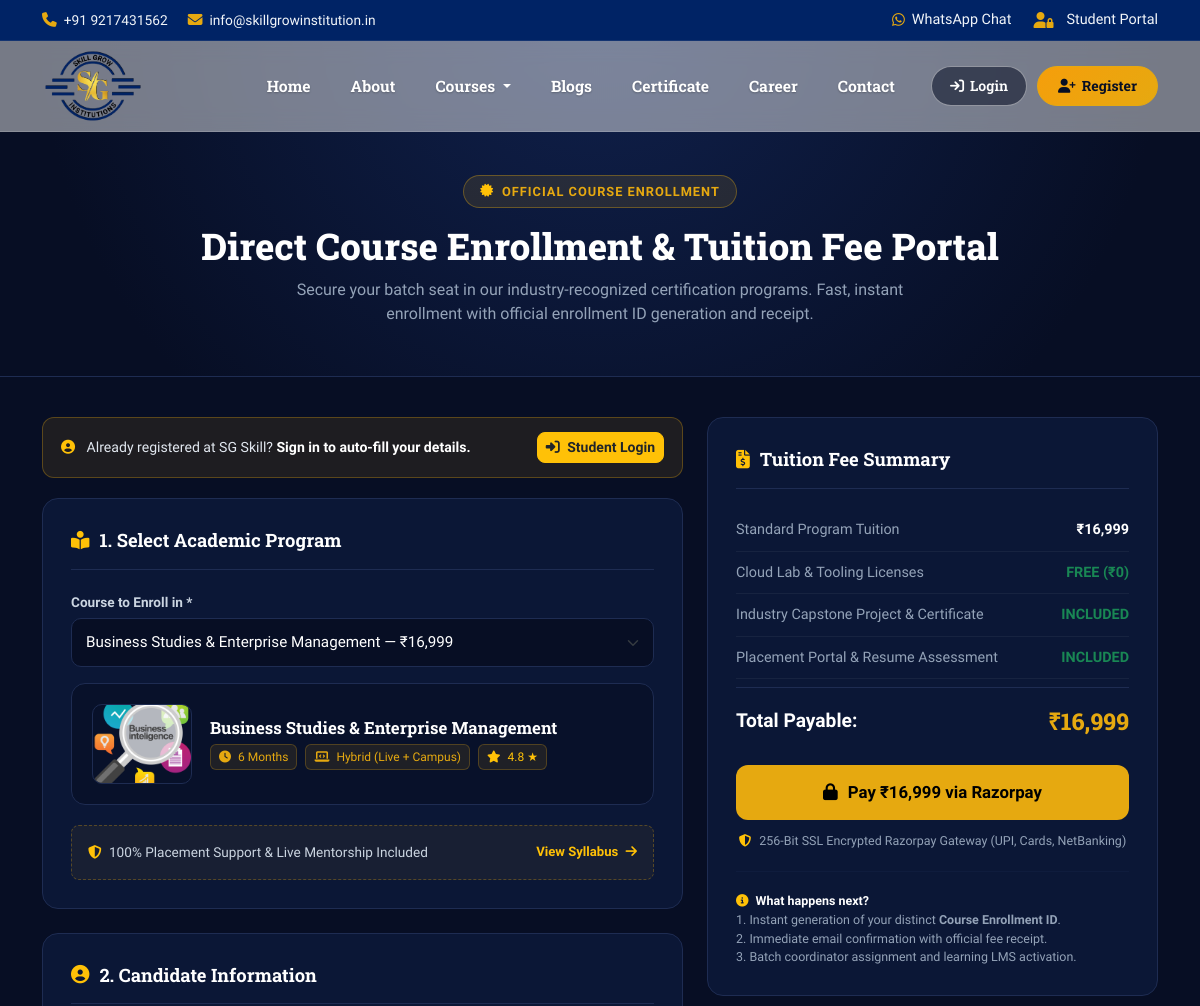
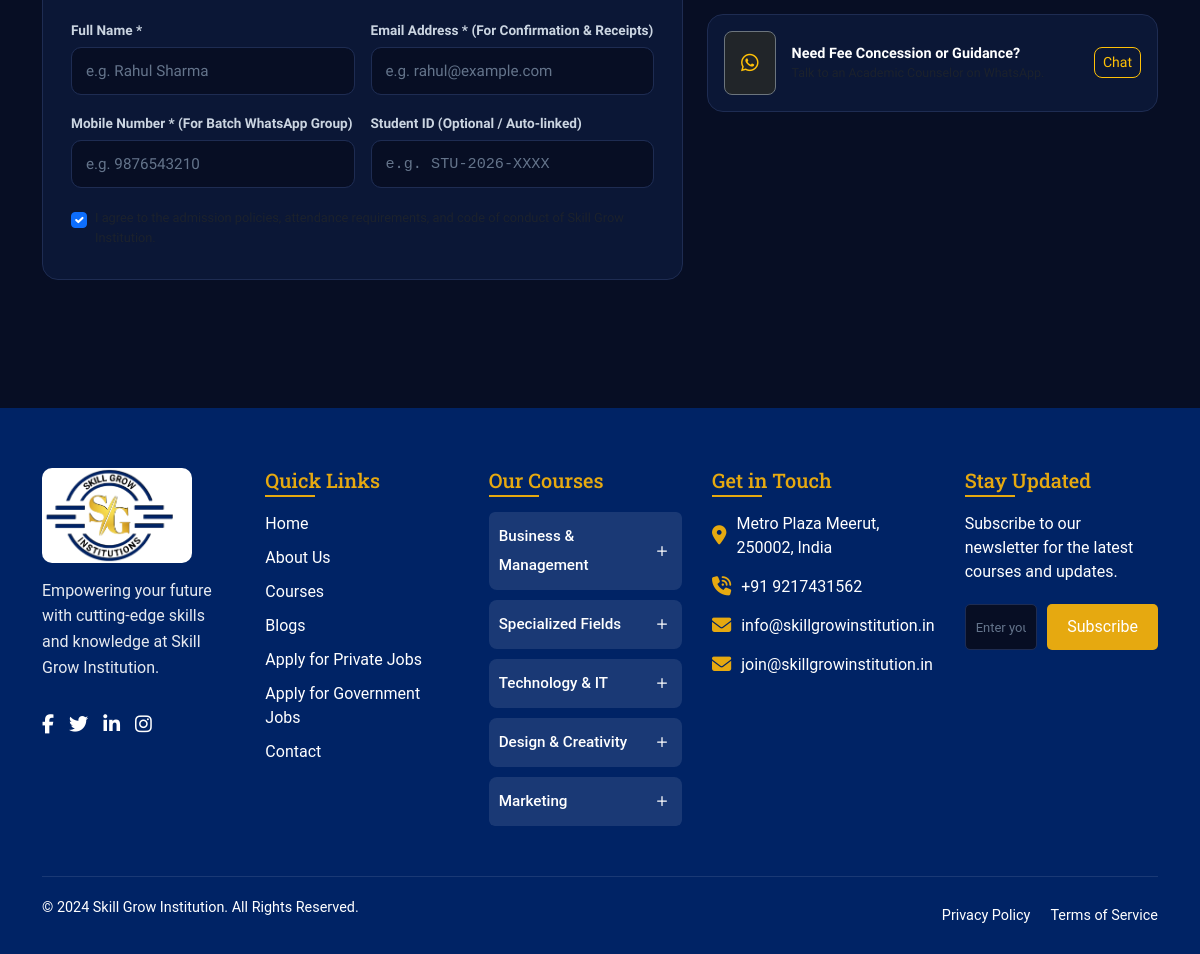
The page /enrollnow.php on the database its author committed (2 pictures, top to bottom).
### tables this page shows
CREATE TABLE `system_settings` (
  `id` int NOT NULL DEFAULT '1',
  `smtp_host` varchar(150) DEFAULT 'smtp.gmail.com',
  `smtp_port` int DEFAULT '587',
  `smtp_user` varchar(150) DEFAULT '',
  `smtp_pass` varchar(255) DEFAULT '',
  `smtp_encryption` enum('tls','ssl','none') DEFAULT 'tls',
  `smtp_from_email` varchar(150) DEFAULT 'admissions@skillgrowinstitution.in',
  `smtp_from_name` varchar(150) DEFAULT 'Skill Grow Institution',
  `smtp_mode` enum('test','live') DEFAULT 'test',
  `razorpay_key_id` varchar(150) DEFAULT '',
  `razorpay_key_secret` varchar(150) DEFAULT '',
  `razorpay_mode` enum('test','live') DEFAULT 'test',
  `razorpay_status` enum('active','inactive') DEFAULT 'active',
  `admission_fee` decimal(10,2) DEFAULT '999.00',
  `updated_at` timestamp NULL DEFAULT CURRENT_TIMESTAMP ON UPDATE CURRENT_TIMESTAMP,
  `site_title` varchar(150) DEFAULT 'Skill Grow Institution',
  `site_logo` varchar(255) DEFAULT 'assets/images/logo/logopng.png',
  `site_phone` varchar(30) DEFAULT '+91 9217431562',
  `site_whatsapp` varchar(30) DEFAULT '919217431562',
  `site_email` varchar(120) DEFAULT 'info@skillgrowinstitution.in',
  `site_address` varchar(255) DEFAULT 'Metro Plaza Meerut, 250002, India',
  `social_facebook` varchar(255) DEFAULT 'https://facebook.com',
  `social_twitter` varchar(255) DEFAULT 'https://twitter.com',
  `social_linkedin` varchar(255) DEFAULT 'https://linkedin.com',
  `social_instagram` varchar(255) DEFAULT 'https://instagram.com',
  `social_youtube` varchar(255) DEFAULT ''
);

CREATE TABLE `courses` (
  `id` int NOT NULL,
  `category_id` int DEFAULT NULL,
  `title` varchar(255) NOT NULL,
  `slug` varchar(255) NOT NULL,
  `tagline` varchar(255) DEFAULT NULL,
  `badge` varchar(100) DEFAULT 'Certificate Program',
  `image` varchar(255) DEFAULT 'assets/images/course/web-technology.webp',
  `rating` varchar(10) DEFAULT '4.9',
  `reviews` varchar(20) DEFAULT '350+',
  `duration` varchar(50) DEFAULT '6 Months',
  `effort` varchar(50) DEFAULT '10 hrs / week',
  `mode` varchar(100) DEFAULT 'Live & Hands-on',
  `fee` decimal(10,2) DEFAULT '14999.00',
  `eligibility` varchar(150) DEFAULT '10+2 / Any Graduate',
  `language` varchar(100) DEFAULT 'English & Hindi',
  `avg_salary` varchar(100) DEFAULT '?4.5L - ?9.5L / yr',
  `placement_rate` varchar(50) DEFAULT '95% Placed',
  `overview` longtext,
  `stats` json DEFAULT NULL,
  `pillars` json DEFAULT NULL,
  `curriculum` json DEFAULT NULL,
  `careers` json DEFAULT NULL,
  `tools` json DEFAULT NULL,
  `status` enum('active','inactive') DEFAULT 'active',
  `created_at` timestamp NULL DEFAULT CURRENT_TIMESTAMP,
  `updated_at` timestamp NULL DEFAULT CURRENT_TIMESTAMP ON UPDATE CURRENT_TIMESTAMP
);

### enrollnow.php (the view, shortened to what the rows shown need)
<?php
require_once __DIR__ . '/includes/db.php';
$stmt = $pdo->query("SELECT * FROM system_settings WHERE id = 1 LIMIT 1");
$cStmt = $pdo->query("SELECT id, title, slug, fee, duration, mode, image, rating, reviews, tagline FROM courses WHERE status = 'active' ORDER BY id ASC");
$courses = $cStmt->fetchAll();
$selectedCourse = null;
if (!$selectedCourse && !empty($courses)) {
    $selectedCourse = $courses[0];
}
?>
<!DOCTYPE html>
<html lang="en">
<head>
  <link href="https://cdn.jsdelivr.net/npm/bootstrap@5.3.3/dist/css/bootstrap.min.css" rel="stylesheet">
  <link rel="stylesheet" href="https://cdnjs.cloudflare.com/ajax/libs/font-awesome/6.5.0/css/all.min.css">
  <link rel="stylesheet" href="assets/css/style.css">
</head>
<body>
  <?php require_once __DIR__ . '/header.php'; ?>
  <header class="enroll-hero">
    <div class="container">
      <h1>Direct Course Enrollment & Tuition Fee Portal</h1>
    </div>
  </header>
  <main class="enroll-main">
    <div class="container">
      <div id="enrollFormScreen">
        <div class="row g-4">
          <div class="col-lg-7">
            <div class="bento-card">
              <div class="course-summary-card" id="selectedCourseBox">
                <div class="course-thumb-box">
                  <img id="cardCourseImg" src="<?= htmlspecialchars($selectedCourse['image'] ?? 'assets/images/course/web-technology.webp') ?>" alt="Course" onerror="this.src='assets/images/course/web-technology.webp'">
                </div>
                <div class="course-info-box flex-grow-1">
                  <h4 id="cardCourseTitle"><?= htmlspecialchars($selectedCourse['title'] ?? 'Selected Program') ?></h4>
                  <div class="course-tags">
                    <span class="course-tag" id="cardCourseDuration"><i class="fas fa-clock me-1"></i> <?= htmlspecialchars($selectedCourse['duration'] ?? '6 Months') ?></span>
                    <span class="course-tag" id="cardCourseMode"><i class="fas fa-laptop-code me-1"></i> <?= htmlspecialchars($selectedCourse['mode'] ?? 'Hybrid') ?></span>
                    <span class="course-tag text-warning" id="cardCourseRating"><i class="fas fa-star me-1"></i> <?= htmlspecialchars($selectedCourse['rating'] ?? '4.9') ?> ★</span>
                  </div>
                </div>
              </div>
            </div>
          </div>
          <div class="col-lg-5">
            <div class="fee-summary-sidebar">
              <div class="bento-card">
                <div class="fee-line">
                  <span>Standard Program Tuition</span>
                  <span class="text-white fw-bold" id="summaryBaseFee">₹<?= number_format((float)($selectedCourse['fee'] ?? 14999), 0) ?></span>
                </div>
                <div class="fee-line total">
                  <span>Total Payable:</span>
                  <span class="price" id="summaryTotalFee">₹<?= number_format((float)($selectedCourse['fee'] ?? 14999), 0) ?></span>
                </div>
                <button type="button" class="btn-pay-enroll" id="btnPayEnroll" onclick="startCheckout()">
                  <span>Pay <span id="btnFeeDisplay">₹<?= number_format((float)($selectedCourse['fee'] ?? 14999), 0) ?></span> via Razorpay</span>
                </button>
              </div>
            </div>
          </div>
        </div>
      </div>
    </div>
  </main>
  <?php require_once __DIR__ . '/footer.php'; ?>
</body>
</html>

### header.php (shortened to what the rows shown need)
<?php
require_once __DIR__ . '/includes/settings_helper.php';
$hdrSettings = getGlobalSettings();
?>
<div class="topbar">
  <div class="container">
    <div class="row align-items-center">
      <div class="col-md-6 col-7">
        <div class="topbar-contact">
          <a href="tel:<?= htmlspecialchars($hdrSettings['site_phone']) ?>"><i class="fas fa-phone"></i> <span><?= htmlspecialchars($hdrSettings['site_phone']) ?></span></a>
          <a href="mailto:<?= htmlspecialchars($hdrSettings['site_email']) ?>" class="d-none d-sm-inline-flex"><i class="fas fa-envelope"></i> <span><?= htmlspecialchars($hdrSettings['site_email']) ?></span></a>
        </div>
      </div>
    </div>
  </div>
</div>
<nav class="navbar navbar-expand-lg">
  <div class="container">
    <a class="navbar-brand" href="index.php">
      <img src="<?= htmlspecialchars($hdrSettings['site_logo']) ?>" alt="<?= htmlspecialchars($hdrSettings['site_title']) ?>" onerror="this.src='assets/images/logo/logopng.png'">
    </a>
  </div>
</nav>

### footer.php (shortened to what the rows shown need)
<?php
require_once __DIR__ . '/includes/settings_helper.php';
$ftrSettings = getGlobalSettings();
?>
﻿ <footer class="footer-section">
  <div class="container">
    <div class="footer-grid">
      <div class="footer-brand">
        <a href="#" class="footer-logo">
          <img src="<?= htmlspecialchars($ftrSettings['site_logo']) ?>" alt="<?= htmlspecialchars($ftrSettings['site_title']) ?>" class="footer-logo-img" onerror="this.src='assets/images/logo/logopng.png'">
        </a>
      </div>
      <div class="footer-courses">
  <div class="accordion" id="coursesAccordion">
    <div class="accordion-item">
      <h2 class="accordion-header" id="headingBusiness">
        <button class="accordion-button collapsed" type="button" data-bs-toggle="collapse" data-bs-target="#collapseBusiness" aria-expanded="false" aria-controls="collapseBusiness">
          Business & Management
        </button>
      </h2>
    </div>
    <div class="accordion-item">
      <h2 class="accordion-header" id="headingSpecialized">
        <button class="accordion-button collapsed" type="button" data-bs-toggle="collapse" data-bs-target="#collapseSpecialized" aria-expanded="false" aria-controls="collapseSpecialized">
          Specialized Fields
        </button>
      </h2>
    </div>
    <div class="accordion-item">
      <h2 class="accordion-header" id="headingTech">
        <button class="accordion-button collapsed" type="button" data-bs-toggle="collapse" data-bs-target="#collapseTech" aria-expanded="false" aria-controls="collapseTech">
          Technology & IT
        </button>
      </h2>
    </div>
    <div class="accordion-item">
      <h2 class="accordion-header" id="headingDesign">
        <button class="accordion-button collapsed" type="button" data-bs-toggle="collapse" data-bs-target="#collapseDesign" aria-expanded="false" aria-controls="collapseDesign">
          Design & Creativity
        </button>
      </h2>
    </div>
    <div class="accordion-item">
      <h2 class="accordion-header" id="headingMarketing">
        <button class="accordion-button collapsed" type="button" data-bs-toggle="collapse" data-bs-target="#collapseMarketing" aria-expanded="false" aria-controls="collapseMarketing">
          Marketing
        </button>
      </h2>
    </div>
  </div>
</div>
      <div class="footer-contact">
        <ul class="footer-contact-list">
          <li>
            <i class="fas fa-map-marker-alt"></i>
            <span><?= htmlspecialchars($ftrSettings['site_address']) ?></span>
          </li>
          <li>
            <span><a href="tel:<?= htmlspecialchars($ftrSettings['site_phone']) ?>"><?= htmlspecialchars($ftrSettings['site_phone']) ?></a></span>
          </li>
          <li>
            <span><a href="mailto:<?= htmlspecialchars($ftrSettings['site_email']) ?>"><?= htmlspecialchars($ftrSettings['site_email']) ?></a></span>
          </li>
        </ul>
      </div>
    </div>
  </div>
</footer>

### rows shown on the page
system_settings: site_phone "+91 9217431562", site_email "info@skillgrowinstitution.in", site_logo (picture), site_address "Metro Plaza Meerut, 250002, India"
courses: image (picture), title "Business Studies & Enterprise Management", duration "6 Months", mode "Hybrid (Live + Campus)", rating "4.8", fee "16,999"

### other values the page prints
form field value "Business Studies & Enterprise Management — ₹16,999"
